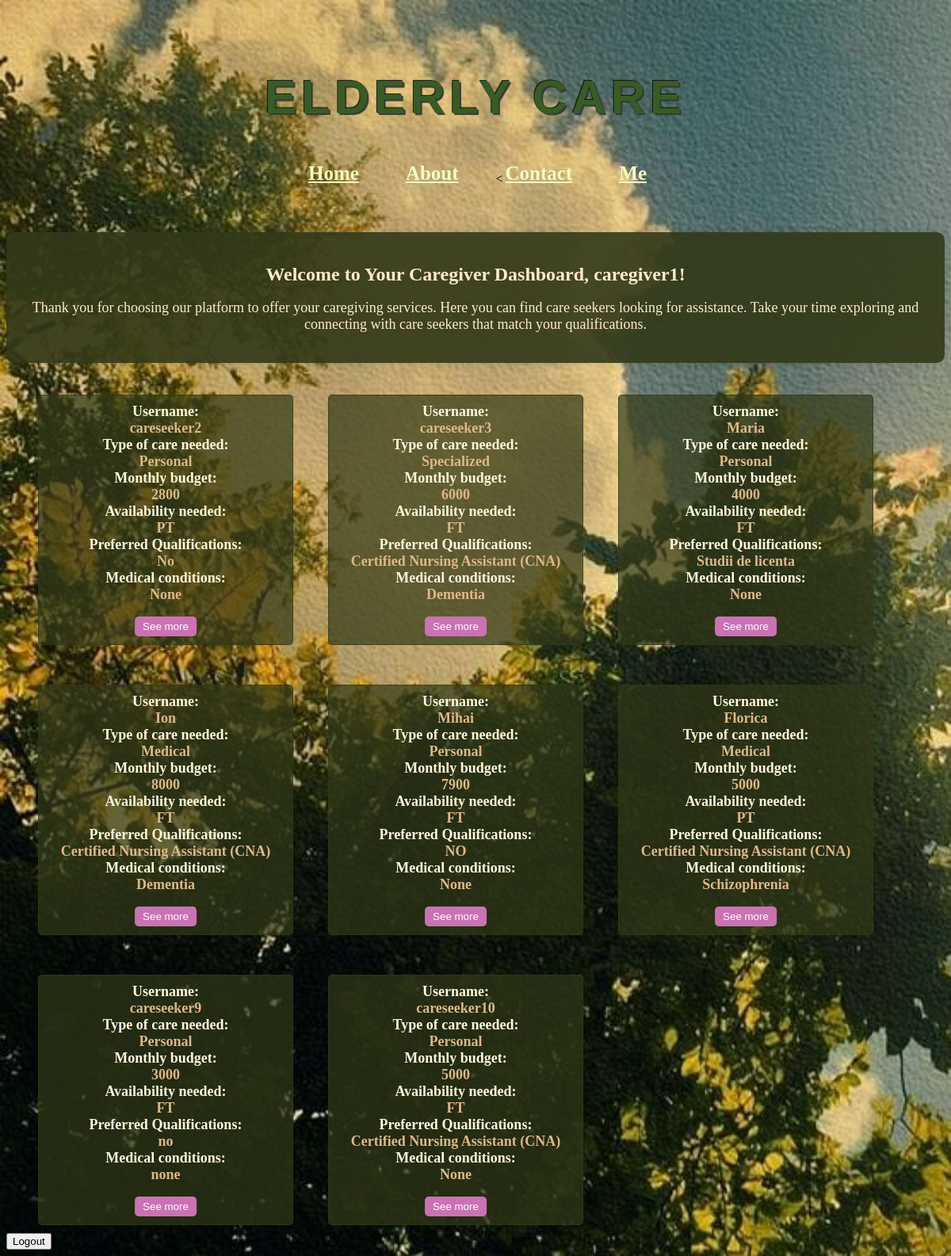
The page /caregiver_dashboard (signed in) on the database its author committed.
### app/models.py (models this page shows, shortened)
class Users(db.Model, UserMixin):
    __tablename__ = 'users'
    id = db.Column(db.Integer, primary_key=True)
    username = db.Column(db.String(50), unique=True, nullable=False)
    email = db.Column(db.String(120), unique=True, nullable=False)
    password = db.Column(db.String(255), nullable=False)
    location = db.Column(db.String(60), nullable=False)
    phone_number = db.Column(db.String(20), nullable=False)
    role = db.Column(db.String(15), nullable=False)
    age = db.Column(db.Integer)
    experience = db.Column(db.Integer)
    references = db.Column(ChoiceType([('Yes', 'yes'), ('No', 'no'), ('N/A', 'n/a')]))
    availability = db.Column(ChoiceType([('Full-Time', 'FT'), ('Part-Time', 'PT')]))
    languages_spoken = db.Column(db.String(100))
    background_check = db.Column(db.Boolean)
    additional_notes = db.Column(db.Text)
    type_of_care_needed = db.Column(db.String(100))
    monthly_budget = db.Column(db.Integer)
    availability_needed = db.Column(ChoiceType([('Full-Time', 'FT'), ('Part-Time', 'PT')]))
    preferred_qualifications = db.Column(db.String(100))
    medical_conditions = db.Column(db.String(100))

### app/routes.py (the view)
@auth_blueprint.route('/caregiver_dashboard')
def caregiver_dashboard():
    print('User authenticated before @login_required:', current_user.is_authenticated)
    print("Session:", session)
    if session.get('role') == 'caregiver':
        care_seekers = Users.query.filter_by(role='care_seeker').all()
        return render_template('caregiver_dashboard.html', care_seekers=care_seekers)
    else:
        flash('Access denied. Log in as careseeker', 'error')
        return redirect(url_for('home.homepage'))

### app/templates/caregiver_dashboard.html (shortened to what this page needs)
{% extends 'base.html' %}
{% block content %}
    <div class="greeting" style="text-align: center; margin-top: 40px; padding: 20px; background-color: rgb(50, 57, 25, 0.9); border-radius: 10px; box-shadow: 0 0 10px rgba(0, 0, 0, 0.1);">
        <h2 style="font-size: 24px; margin-bottom: 10px; color: blanchedalmond;">Welcome to Your Caregiver Dashboard, {{ session['username'] }}!</h2>
        <p style="font-size: 18px; color: blanchedalmond;">Thank you for choosing our platform to offer your caregiving services. Here you can find care seekers looking for assistance. Take your time exploring and connecting with care seekers that match your qualifications.</p>
    </div>
        {% for care_seeker in care_seekers %}
            <div class="care_seekers-box">
                <strong>Username:</strong> <span style="color: burlywood; font-size: large; font-weight: 600;"> {{ care_seeker.username }} <br>
                <strong>Type of care needed:</strong> <br> {{ care_seeker.type_of_care_needed }} <br>
                <strong>Monthly budget:</strong> <br> {{ care_seeker.monthly_budget }} <br>
                <strong>Availability needed:</strong> <br> {{ care_seeker.availability_needed }}<br>
                <strong>Preferred Qualifications:</strong> <br>{{ care_seeker.preferred_qualifications }} <br>
                <strong>Medical conditions:</strong> <br> {{ care_seeker.medical_conditions }} <br>
                <br>
                <br>
                <button class="see-more-button">See more</button>
            </div>
        {% endfor %}
    </div>
    <form action="{{ url_for('auth.logout') }}" method="POST">
        <button type="submit" class="logout-button">Logout</button>
    </form>
{% endblock %}

### app/templates/base.html (style rules this page uses)
body { background-image: url("static/bck.jpg"); background-size: cover; background-repeat: no-repeat; background-color: #9cdbe0; }

### app/templates/caregiver_dashboard.html (style rules this page uses)
.care_seekers-box { border: 1px solid rgb(50, 57, 25, 0.7); border-radius: 5px; padding: 10px; margin-bottom: 10px; margin-top: 40px; margin-left: 40px; width: 300px; background-color: rgb(50, 57, 25, 0.7); display: inline-grid; vertical-align: top; position: relative; text-align: center; }
.care_seekers-box strong { color: cornsilk; font-size: large; }
.see-more-button { position: absolute; bottom: 10px; left: 50%; transform: translateX(-50%); padding: 5px 10px; background-color:#ca72b4; color: #fff; border: none; border-radius: 5px; cursor: pointer; }

### rows shown on the page
Users: username "careseeker2", type_of_care_needed "Personal", monthly_budget "2800", availability_needed "PT", preferred_qualifications "No", medical_conditions "None"
Users: username "careseeker3", type_of_care_needed "Specialized", monthly_budget "6000", availability_needed "FT", preferred_qualifications "Certified Nursing Assistant (CNA)", medical_conditions "Dementia"
Users: username "Maria", type_of_care_needed "Personal", monthly_budget "4000", availability_needed "FT", preferred_qualifications "Studii de licenta", medical_conditions "None"
Users: username "Ion", type_of_care_needed "Medical", monthly_budget "8000", availability_needed "FT", preferred_qualifications "Certified Nursing Assistant (CNA)", medical_conditions "Dementia"
Users: username "Mihai", type_of_care_needed "Personal", monthly_budget "7900", availability_needed "FT", preferred_qualifications "NO", medical_conditions "None"
Users: username "Florica", type_of_care_needed "Medical", monthly_budget "5000", availability_needed "PT", preferred_qualifications "Certified Nursing Assistant (CNA)", medical_conditions "Schizophrenia"
Users: username "careseeker9", type_of_care_needed "Personal", monthly_budget "3000", availability_needed "FT", preferred_qualifications "no", medical_conditions "none"
Users: username "careseeker10", type_of_care_needed "Personal", monthly_budget "5000", availability_needed "FT", preferred_qualifications "Certified Nursing Assistant (CNA)", medical_conditions "None"

### other values the page prints
{{ session['username'] }} "caregiver1"
